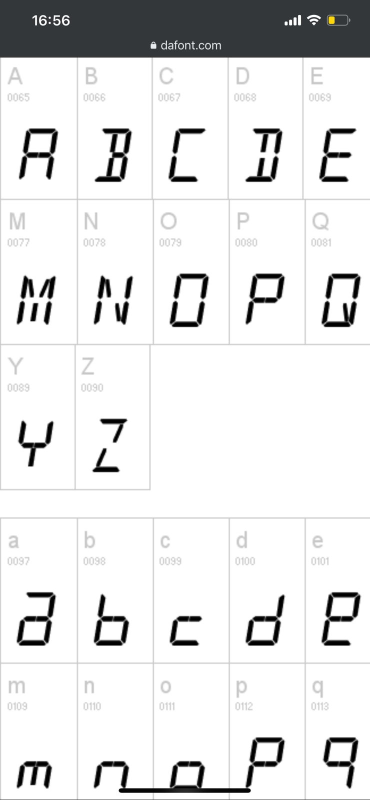
#> input picture example.jpg, 739 x 1600 px, given in place of the camera (shown at 1/2 size)
$ python videoDetector2.py
#> lines starting #> are read from the running program, lines starting #| are printed output that depends on the picture
import cv2 as cv
import imutils
from numpy import number
import pytesseract
from pytesseract.pytesseract import image_to_string
import os
import re
pytesseract.pytesseract.tesseract_cmd = r'C:\Program Files\Tesseract-OCR\tesseract'

'''Obtain the input'''
# Video capture
camera = cv.VideoCapture(0)
widthSize = 640
heightSize = 480
# Declare the counter
img_counter = 0
# Declare name of the input image taken
img_name = "input.png"
# Manage error
successful = False
globalY,globalH, globalX,globalW = int(widthSize/4)-int(widthSize/8), int(heightSize/3), int(widthSize/4)*3 , int(heightSize/3)

if camera.isOpened() == False:
    print ("error: capWebcam not accessed successfully\n")
    os.system("pause")

while(camera.isOpened()):
    #Read frame by frame
    ret, image = camera.read()
#> image is the input picture: shape (1600, 739, 3); mean B, G, R 228.3, 228.2, 227.9

    image = imutils.resize(image, width = widthSize, height=heightSize)
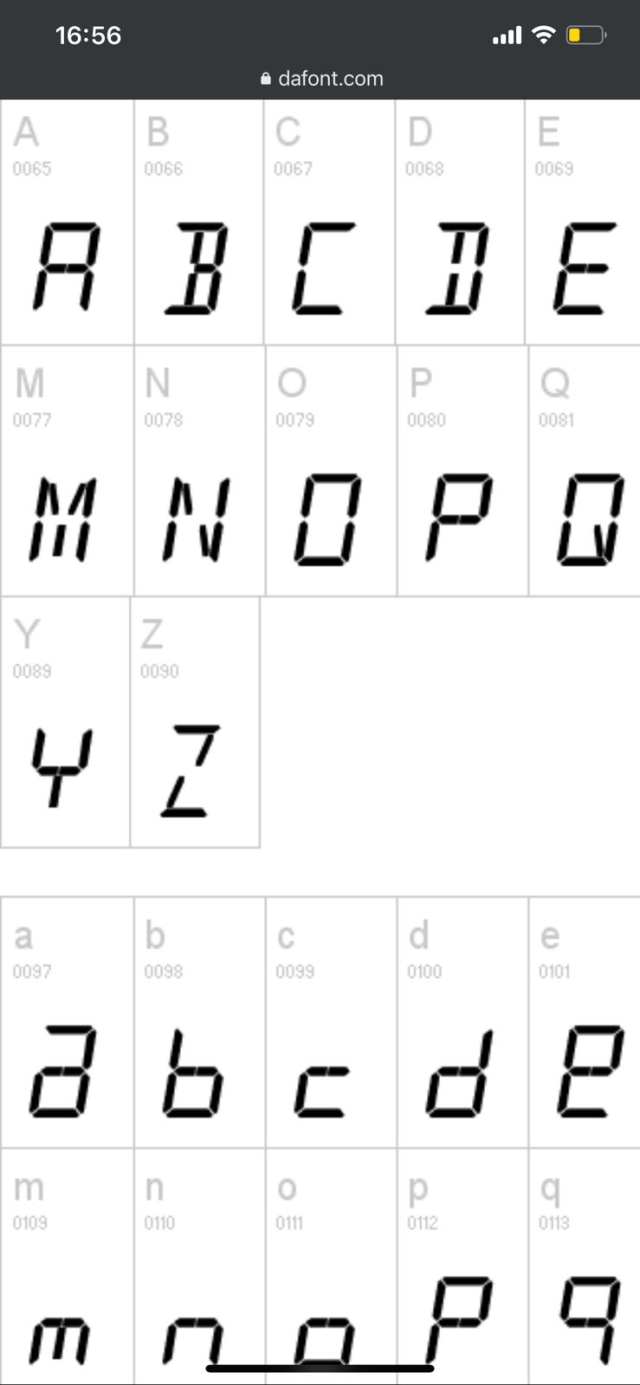
#> image: shape (1385, 640, 3); mean B, G, R 228.3, 228.2, 227.9
    reg = image
    if not ret:
        print("Failed to grab frame")
        break
    # Display screen
    x, y, w, h = int(widthSize/4)-int(widthSize/8), int(heightSize/3), int(widthSize/4)*3 , int(heightSize/3)
    sub_img = image[y:y+h, x:x+w]
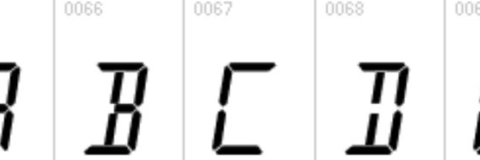
#> sub_img: shape (160, 480, 3); min 0, max 255, mean 232.3

    y_ref = y+h
    x_ref = x+w

    temp = image.copy()
    temp2 = image.copy()

    image = cv.GaussianBlur(image, (9, 9), 0)
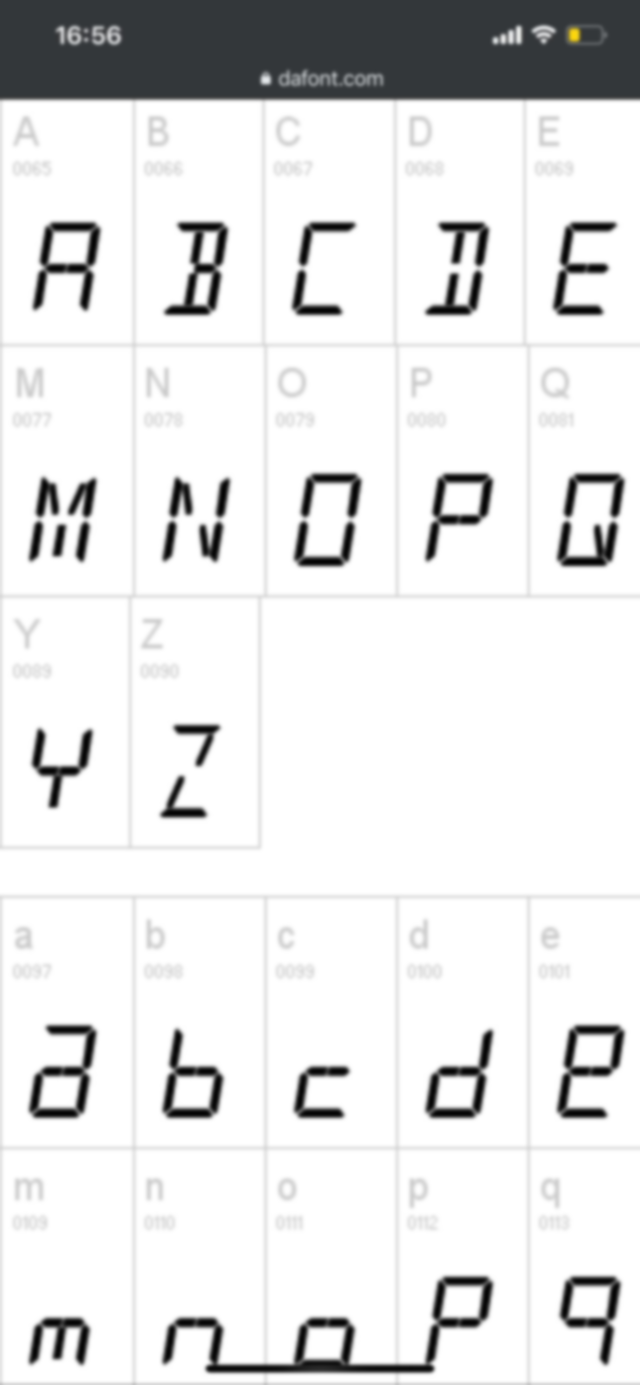
#> image: shape (1385, 640, 3); mean B, G, R 228.4, 228.2, 228
    image[y_ref:y, x_ref:x] = temp[y_ref:y, x_ref:x]
    image = cv.rectangle(image, (x_ref, y_ref), (x, y), (242, 135, 115), 2)
    image[y:y+h, x:x+w] = reg[y:y+h, x:x+w]
    cv.rectangle(image,(x,y),(x+w,y+h),(0,0,0),3)
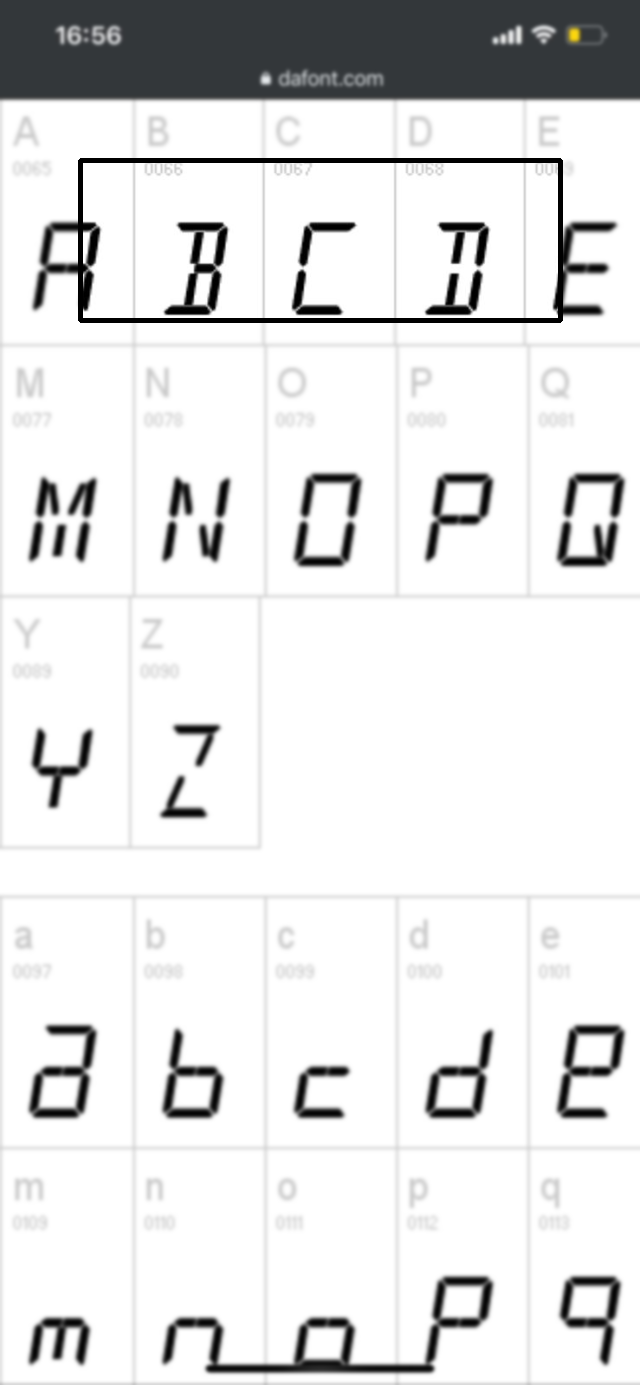
#> image: shape (1385, 640, 3); mean B, G, R 226.7, 226.5, 226.2
    cv.imshow("Instructions: SPACE = Take picture, ESC = Exit",image)
    key = cv.waitKey(1)
#> (key Esc is pressed here)
    if key%256 == 27: # 27 is the ESC Key pressed
        print("Escape hit")
        break
    elif key%256 == 32: # 32 is the SPACE Key pressed
            imgRes = image[y:y+h, x:x+w]
            cv.imwrite(img_name, imgRes)
            successful = True
            print("Screenshot taken")

# Realease camera
camera.release()
cv.destroyAllWindows()

'''Functions'''
# [97 lines left out: functions solve, postProcessing, preProcessing, not called in this run]

'''Pre-processing'''
if not successful:
    print("[ ! ] Not input image taken. Try again")
else:
    preProcessing(img_name)
